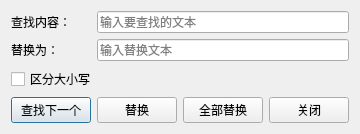
<?xml version="1.0" encoding="UTF-8"?>
<ui version="4.0">
 <class>ReplaceDialog</class>
 <widget class="QDialog" name="ReplaceDialog">
  <property name="windowTitle"><string>查找和替换</string></property>
  <property name="modal"><bool>true</bool></property>
  <layout class="QGridLayout" name="gridLayout">
   <item row="0" column="0"><widget class="QLabel" name="findLabel"><property name="text"><string>查找内容：</string></property></widget></item>
   <item row="0" column="1" colspan="3"><widget class="QLineEdit" name="findEdit"><property name="placeholderText"><string>输入要查找的文本</string></property></widget></item>
   <item row="1" column="0"><widget class="QLabel" name="replaceLabel"><property name="text"><string>替换为：</string></property></widget></item>
   <item row="1" column="1" colspan="3"><widget class="QLineEdit" name="replaceEdit"><property name="placeholderText"><string>输入替换文本</string></property></widget></item>
   <item row="2" column="0" colspan="4"><widget class="QCheckBox" name="caseSensitiveCheck"><property name="text"><string>区分大小写</string></property></widget></item>
   <item row="3" column="0"><widget class="QPushButton" name="findNextButton"><property name="text"><string>查找下一个</string></property></widget></item>
   <item row="3" column="1"><widget class="QPushButton" name="replaceButton"><property name="text"><string>替换</string></property></widget></item>
   <item row="3" column="2"><widget class="QPushButton" name="replaceAllButton"><property name="text"><string>全部替换</string></property></widget></item>
   <item row="3" column="3"><widget class="QPushButton" name="closeButton"><property name="text"><string>关闭</string></property></widget></item>
  </layout>
 </widget>
 <resources/><connections/>
</ui>
